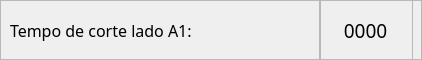
                         <widget class="QFrame" name="frame_33">
                          <property name="maximumSize">
                           <size>
                            <width>16777215</width>
                            <height>60</height>
                           </size>
                          </property>
                          <property name="frameShape">
                           <enum>QFrame::StyledPanel</enum>
                          </property>
                          <property name="frameShadow">
                           <enum>QFrame::Raised</enum>
                          </property>
                          <widget class="QFrame" name="frame_64">
                           <property name="geometry">
                            <rect>
                             <x>320</x>
                             <y>0</y>
                             <width>93</width>
                             <height>85</height>
                            </rect>
                           </property>
                           <property name="minimumSize">
                            <size>
                             <width>80</width>
                             <height>0</height>
                            </size>
                           </property>
                           <property name="frameShape">
                            <enum>QFrame::StyledPanel</enum>
                           </property>
                           <property name="frameShadow">
                            <enum>QFrame::Raised</enum>
                           </property>
                           <widget class="QLabel" name="lbl_tempo_corte_a1">
                            <property name="geometry">
                             <rect>
                              <x>0</x>
                              <y>0</y>
                              <width>91</width>
                              <height>61</height>
                             </rect>
                            </property>
                            <property name="font">
                             <font>
                              <family>Equinox Bold</family>
                              <pointsize>14</pointsize>
                             </font>
                            </property>
                            <property name="text">
                             <string>0000</string>
                            </property>
                            <property name="alignment">
                             <set>Qt::AlignCenter</set>
                            </property>
                           </widget>
                          </widget>
                          <widget class="QFrame" name="frame_102">
                           <property name="geometry">
                            <rect>
                             <x>0</x>
                             <y>0</y>
                             <width>320</width>
                             <height>85</height>
                            </rect>
                           </property>
                           <property name="sizePolicy">
                            <sizepolicy hsizetype="Preferred" vsizetype="Preferred">
                             <horstretch>0</horstretch>
                             <verstretch>0</verstretch>
                            </sizepolicy>
                           </property>
                           <property name="minimumSize">
                            <size>
                             <width>320</width>
                             <height>0</height>
                            </size>
                           </property>
                           <property name="frameShape">
                            <enum>QFrame::StyledPanel</enum>
                           </property>
                           <property name="frameShadow">
                            <enum>QFrame::Raised</enum>
                           </property>
                           <widget class="QLabel" name="label_38">
                            <property name="geometry">
                             <rect>
                              <x>10</x>
                              <y>0</y>
                              <width>311</width>
                              <height>61</height>
                             </rect>
                            </property>
                            <property name="sizePolicy">
                             <sizepolicy hsizetype="Preferred" vsizetype="Preferred">
                              <horstretch>0</horstretch>
                              <verstretch>0</verstretch>
                             </sizepolicy>
                            </property>
                            <property name="font">
                             <font>
                              <family>Equinox Bold</family>
                              <pointsize>12</pointsize>
                             </font>
                            </property>
                            <property name="text">
                             <string>Tempo de corte lado A1:</string>
                            </property>
                           </widget>
                          </widget>
                         </widget>
